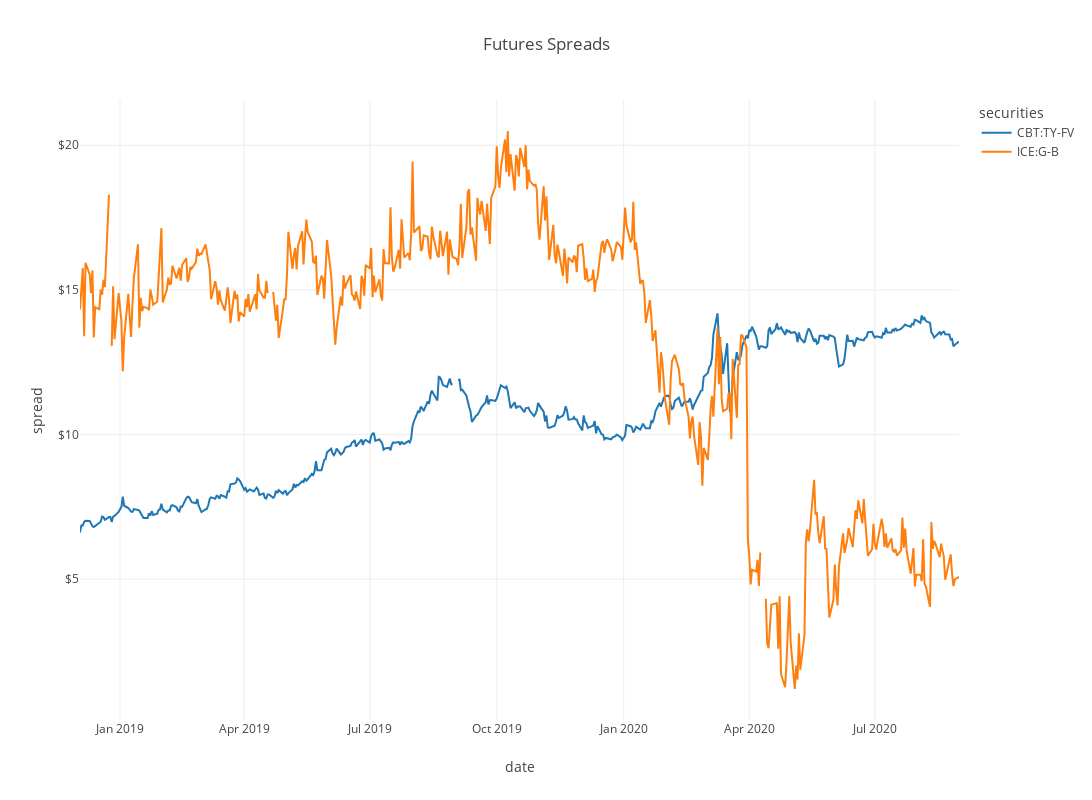

Notebook code cell kept with this figure:
### Markdown cell above
Let's start of with a simple plot of each spread and some basic summary statistics.

#### CBT:TY-FY
The TY-FY spread generally increased over the period and appears to be much less volatile than the G-B spread. It rose from \$6.6172 at the beginning of the period to \$13.1016 at the end of the period. There does appear to be a spike leading up to 2020-03-09. A similar spike can be observed around that time in the G-B spread. The mean daily dollar change was \$0.0144 and the mean daily percentage change was \0.0017. The daily dollar standard deviation was \$0.2094 and the standard deviation in daily percentage change terms was 0.0188.

### Code cell
fig = df_spreads.plot(title="Futures Spreads",
              labels=dict(index="time", value="spread", variable="securities"), template="none", **FIGURE_SIZE)
fig.update_yaxes(tickprefix="$")
fig.show()

### Figure 1 — Plotly figure (JSON) as saved in the notebook; plotly's stock layout.template omitted (floating-point values rounded to 4 significant figures; data arrays with more than 128 entries replaced by an {"elided": "..."} marker saying what was removed)
{"data": [{"hovertemplate": "securities=CBT:TY-FV<br>date=%{x}<br>spread=%{y}<extra></extra>", "legendgroup": "CBT:TY-FV", "line": {"color": "#1F77B4", "dash": "solid"}, "mode": "lines", "name": "CBT:TY-FV", "orientation": "v", "showlegend": true, "type": "scatter", "x": {"elided": "453 str values"}, "xaxis": "x", "y": {"elided": "453 float values"}, "yaxis": "y"}, {"hovertemplate": "securities=ICE:G-B<br>date=%{x}<br>spread=%{y}<extra></extra>", "legendgroup": "ICE:G-B", "line": {"color": "#FF7F0E", "dash": "solid"}, "mode": "lines", "name": "ICE:G-B", "orientation": "v", "showlegend": true, "type": "scatter", "x": {"elided": "453 str values"}, "xaxis": "x", "y": {"elided": "453 float values"}, "yaxis": "y"}], "layout": {"height": 800, "legend": {"title": {"text": "securities"}, "tracegroupgap": 0}, "title": {"text": "Futures Spreads"}, "width": 1500, "xaxis": {"anchor": "y", "domain": [0, 1], "title": {"text": "date"}}, "yaxis": {"anchor": "x", "domain": [0, 1], "tickprefix": "$", "title": {"text": "spread"}}}}
